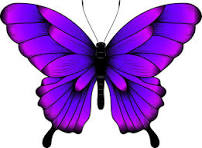
#> input picture sample_1output..jpeg, 202 x 148 px; its folder holds only this picture in this run
$ python prepare_data.py --mode split --input_dir . --output_dir out
#> lines starting #> are read from the running program, lines starting #| are printed output that depends on the picture
#!/usr/bin/env python3
"""
Data preparation script for pix2pix GAN
This script handles the pix2pix dataset format where input and target images are concatenated
"""

import os
import argparse
import numpy as np
from PIL import Image
import glob
from pathlib import Path

def split_pix2pix_image(image_path, output_dir, split_ratio=0.5):
    """
    Split a pix2pix image (input|target) into separate input and target images

    Args:
        image_path: Path to the concatenated image
        output_dir: Directory to save split images
        split_ratio: Ratio of input image width (default 0.5 for equal split)
    """
#> called with image_path = './sample_1output..jpeg', output_dir = 'out', split_ratio = 0.5
    # Load image
    image = Image.open(image_path).convert('RGB')
#> image is the input picture: PIL image 202x148 RGB; mean R, G, B 173.3, 122.9, 212.2
    width, height = image.size
#> width = 202; height = 148

    # Calculate split point
    split_point = int(width * split_ratio)
#> split_point = 101

    # Split image
    input_image = image.crop((0, 0, split_point, height))
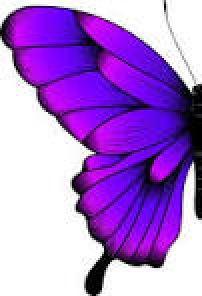
#> input_image: PIL image 101x148 RGB (shown 2 times larger); mean R, G, B 173.1, 122.8, 212
    target_image = image.crop((split_point, 0, width, height))
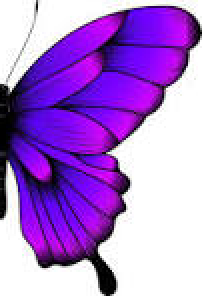
#> target_image: PIL image 101x148 RGB (shown 2 times larger); mean R, G, B 173.4, 123, 212.4

    # Create output filenames
    base_name = Path(image_path).stem
    input_path = os.path.join(output_dir, f"{base_name}_input.png")
    target_path = os.path.join(output_dir, f"{base_name}_target.png")

    # Save split images
    input_image.save(input_path)
    target_image.save(target_path)

    return input_path, target_path

def prepare_dataset(input_dir, output_dir, split_ratio=0.5):
    """
    Prepare a complete dataset from pix2pix format images

    Args:
        input_dir: Directory containing concatenated images
        output_dir: Directory to save prepared dataset
        split_ratio: Ratio for splitting images
    """
    # Create output directories
    os.makedirs(output_dir, exist_ok=True)

    # Get all image files
    image_extensions = ['*.jpg', '*.jpeg', '*.png', '*.bmp', '*.tiff']
    image_files = []

    for extension in image_extensions:
        image_files.extend(glob.glob(os.path.join(input_dir, extension)))
        image_files.extend(glob.glob(os.path.join(input_dir, extension.upper())))

    if not image_files:
        print(f"No image files found in {input_dir}")
        return

    print(f"Found {len(image_files)} images to process")

    # Process each image
    for i, image_path in enumerate(image_files):
        try:
            split_pix2pix_image(image_path, output_dir, split_ratio)
            print(f"Processed ({i+1}/{len(image_files)}): {os.path.basename(image_path)}")
        except Exception as e:
            print(f"Error processing {os.path.basename(image_path)}: {str(e)}")

    print(f"Dataset preparation completed! Results saved to: {output_dir}")

# [66 lines left out: function create_pix2pix_format, not called in this run]

def main():
    """Main function for command line interface"""
    parser = argparse.ArgumentParser(description='Prepare data for pix2pix training')
    parser.add_argument('--mode', type=str, required=True, choices=['split', 'concat'],
                       help='Mode: split (pix2pix to separate) or concat (separate to pix2pix)')
    parser.add_argument('--input_dir', type=str, required=True,
                       help='Input directory containing images')
    parser.add_argument('--target_dir', type=str,
                       help='Target directory (only for concat mode)')
    parser.add_argument('--output_dir', type=str, required=True,
                       help='Output directory for processed images')
    parser.add_argument('--split_ratio', type=float, default=0.5,
                       help='Split ratio for input image width (default: 0.5)')

    args = parser.parse_args()

    if args.mode == 'split':
        # Split pix2pix format images into separate input and target
        prepare_dataset(args.input_dir, args.output_dir, args.split_ratio)

    elif args.mode == 'concat':
        # Create pix2pix format from separate input and target images
        if not args.target_dir:
            print("Error: --target_dir is required for concat mode")
            return
        create_pix2pix_format(args.input_dir, args.target_dir, args.output_dir)

if __name__ == "__main__":
    main()
